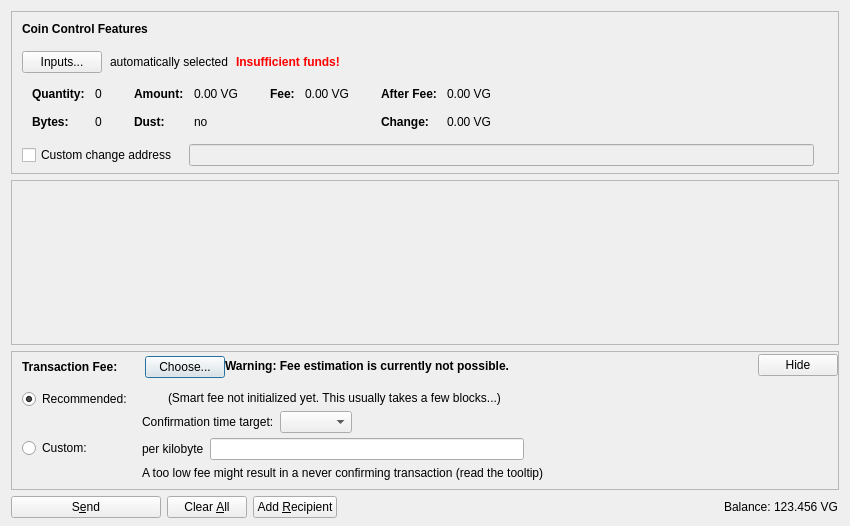
<?xml version="1.0" encoding="UTF-8"?>
<ui version="4.0">
 <class>SendCoinsDialog</class>
 <widget class="QDialog" name="SendCoinsDialog">
  <property name="geometry">
   <rect>
    <x>0</x>
    <y>0</y>
    <width>850</width>
    <height>526</height>
   </rect>
  </property>
  <property name="windowTitle">
   <string>Send Coins</string>
  </property>
  <layout class="QVBoxLayout" name="verticalLayout" stretch="0,1,0,0">
   <property name="bottomMargin">
    <number>8</number>
   </property>
   <item>
    <widget class="QFrame" name="frameCoinControl">
     <property name="sizePolicy">
      <sizepolicy hsizetype="Expanding" vsizetype="Expanding">
       <horstretch>0</horstretch>
       <verstretch>0</verstretch>
      </sizepolicy>
     </property>
     <property name="maximumSize">
      <size>
       <width>16777215</width>
       <height>16777215</height>
      </size>
     </property>
     <property name="frameShape">
      <enum>QFrame::StyledPanel</enum>
     </property>
     <property name="frameShadow">
      <enum>QFrame::Sunken</enum>
     </property>
     <layout class="QVBoxLayout" name="verticalLayoutCoinControl2">
      <property name="spacing">
       <number>0</number>
      </property>
      <property name="leftMargin">
       <number>0</number>
      </property>
      <property name="topMargin">
       <number>0</number>
      </property>
      <property name="rightMargin">
       <number>0</number>
      </property>
      <property name="bottomMargin">
       <number>6</number>
      </property>
      <item>
       <layout class="QVBoxLayout" name="verticalLayoutCoinControl" stretch="0,0,0,0,1">
        <property name="spacing">
         <number>0</number>
        </property>
        <property name="leftMargin">
         <number>10</number>
        </property>
        <property name="topMargin">
         <number>10</number>
        </property>
        <item>
         <layout class="QHBoxLayout" name="horizontalLayoutCoinControl1">
          <property name="bottomMargin">
           <number>15</number>
          </property>
          <item>
           <widget class="QLabel" name="labelCoinControlFeatures">
            <property name="sizePolicy">
             <sizepolicy hsizetype="Preferred" vsizetype="Maximum">
              <horstretch>0</horstretch>
              <verstretch>0</verstretch>
             </sizepolicy>
            </property>
            <property name="font">
             <font>
              <weight>75</weight>
              <bold>true</bold>
             </font>
            </property>
            <property name="styleSheet">
             <string notr="true">font-weight:bold;</string>
            </property>
            <property name="text">
             <string>Coin Control Features</string>
            </property>
           </widget>
          </item>
         </layout>
        </item>
        <item>
         <layout class="QHBoxLayout" name="horizontalLayoutCoinControl2" stretch="0,0,0,0">
          <property name="spacing">
           <number>8</number>
          </property>
          <property name="bottomMargin">
           <number>10</number>
          </property>
          <item>
           <widget class="QPushButton" name="pushButtonCoinControl">
            <property name="styleSheet">
             <string notr="true"/>
            </property>
            <property name="text">
             <string>Inputs...</string>
            </property>
            <property name="autoDefault">
             <bool>false</bool>
            </property>
           </widget>
          </item>
          <item>
           <widget class="QLabel" name="labelCoinControlAutomaticallySelected">
            <property name="text">
             <string>automatically selected</string>
            </property>
            <property name="margin">
             <number>5</number>
            </property>
           </widget>
          </item>
          <item>
           <widget class="QLabel" name="labelCoinControlInsuffFunds">
            <property name="font">
             <font>
              <weight>75</weight>
              <bold>true</bold>
             </font>
            </property>
            <property name="styleSheet">
             <string notr="true">color:red;font-weight:bold;</string>
            </property>
            <property name="text">
             <string>Insufficient funds!</string>
            </property>
            <property name="margin">
             <number>5</number>
            </property>
           </widget>
          </item>
          <item>
           <spacer name="horizontalSpacerCoinControl">
            <property name="orientation">
             <enum>Qt::Horizontal</enum>
            </property>
            <property name="sizeHint" stdset="0">
             <size>
              <width>40</width>
              <height>1</height>
             </size>
            </property>
           </spacer>
          </item>
         </layout>
        </item>
        <item>
         <widget class="QWidget" name="widgetCoinControl" native="true">
          <property name="sizePolicy">
           <sizepolicy hsizetype="Preferred" vsizetype="Preferred">
            <horstretch>0</horstretch>
            <verstretch>0</verstretch>
           </sizepolicy>
          </property>
          <property name="minimumSize">
           <size>
            <width>0</width>
            <height>0</height>
           </size>
          </property>
          <property name="styleSheet">
           <string notr="true"/>
          </property>
          <layout class="QHBoxLayout" name="horizontalLayoutCoinControl5">
           <property name="leftMargin">
            <number>0</number>
           </property>
           <property name="topMargin">
            <number>0</number>
           </property>
           <property name="rightMargin">
            <number>0</number>
           </property>
           <property name="bottomMargin">
            <number>0</number>
           </property>
           <item>
            <layout class="QHBoxLayout" name="horizontalLayoutCoinControl3" stretch="0,0,0,1">
             <property name="spacing">
              <number>20</number>
             </property>
             <property name="topMargin">
              <number>0</number>
             </property>
             <property name="bottomMargin">
              <number>10</number>
             </property>
             <item>
              <layout class="QFormLayout" name="formLayoutCoinControl1">
               <property name="horizontalSpacing">
                <number>10</number>
               </property>
               <property name="verticalSpacing">
                <number>14</number>
               </property>
               <property name="leftMargin">
                <number>10</number>
               </property>
               <property name="topMargin">
                <number>4</number>
               </property>
               <property name="rightMargin">
                <number>6</number>
               </property>
               <item row="0" column="0">
                <widget class="QLabel" name="labelCoinControlQuantityText">
                 <property name="font">
                  <font>
                   <weight>75</weight>
                   <bold>true</bold>
                  </font>
                 </property>
                 <property name="text">
                  <string>Quantity:</string>
                 </property>
                 <property name="margin">
                  <number>0</number>
                 </property>
                </widget>
               </item>
               <item row="0" column="1">
                <widget class="QLabel" name="labelCoinControlQuantity">
                 <property name="cursor">
                  <cursorShape>IBeamCursor</cursorShape>
                 </property>
                 <property name="contextMenuPolicy">
                  <enum>Qt::ActionsContextMenu</enum>
                 </property>
                 <property name="text">
                  <string notr="true">0</string>
                 </property>
                 <property name="margin">
                  <number>0</number>
                 </property>
                 <property name="textInteractionFlags">
                  <set>Qt::LinksAccessibleByMouse|Qt::TextSelectableByKeyboard|Qt::TextSelectableByMouse</set>
                 </property>
                </widget>
               </item>
               <item row="1" column="0">
                <widget class="QLabel" name="labelCoinControlBytesText">
                 <property name="font">
                  <font>
                   <weight>75</weight>
                   <bold>true</bold>
                  </font>
                 </property>
                 <property name="text">
                  <string>Bytes:</string>
                 </property>
                </widget>
               </item>
               <item row="1" column="1">
                <widget class="QLabel" name="labelCoinControlBytes">
                 <property name="cursor">
                  <cursorShape>IBeamCursor</cursorShape>
                 </property>
                 <property name="contextMenuPolicy">
                  <enum>Qt::ActionsContextMenu</enum>
                 </property>
                 <property name="text">
                  <string notr="true">0</string>
                 </property>
                 <property name="textInteractionFlags">
                  <set>Qt::LinksAccessibleByMouse|Qt::TextSelectableByKeyboard|Qt::TextSelectableByMouse</set>
                 </property>
                </widget>
               </item>
              </layout>
             </item>
             <item>
              <layout class="QFormLayout" name="formLayoutCoinControl2">
               <property name="horizontalSpacing">
                <number>10</number>
               </property>
               <property name="verticalSpacing">
                <number>14</number>
               </property>
               <property name="leftMargin">
                <number>6</number>
               </property>
               <property name="topMargin">
                <number>4</number>
               </property>
               <property name="rightMargin">
                <number>6</number>
               </property>
               <item row="0" column="0">
                <widget class="QLabel" name="labelCoinControlAmountText">
                 <property name="font">
                  <font>
                   <weight>75</weight>
                   <bold>true</bold>
                  </font>
                 </property>
                 <property name="text">
                  <string>Amount:</string>
                 </property>
                 <property name="margin">
                  <number>0</number>
                 </property>
                </widget>
               </item>
               <item row="0" column="1">
                <widget class="QLabel" name="labelCoinControlAmount">
                 <property name="cursor">
                  <cursorShape>IBeamCursor</cursorShape>
                 </property>
                 <property name="contextMenuPolicy">
                  <enum>Qt::ActionsContextMenu</enum>
                 </property>
                 <property name="text">
                  <string notr="true">0.00 VG</string>
                 </property>
                 <property name="textInteractionFlags">
                  <set>Qt::LinksAccessibleByMouse|Qt::TextSelectableByKeyboard|Qt::TextSelectableByMouse</set>
                 </property>
                </widget>
               </item>
               <item row="1" column="0">
                <widget class="QLabel" name="labelCoinControlLowOutputText">
                 <property name="font">
                  <font>
                   <weight>75</weight>
                   <bold>true</bold>
                  </font>
                 </property>
                 <property name="text">
                  <string>Dust:</string>
                 </property>
                </widget>
               </item>
               <item row="1" column="1">
                <widget class="QLabel" name="labelCoinControlLowOutput">
                 <property name="cursor">
                  <cursorShape>IBeamCursor</cursorShape>
                 </property>
                 <property name="contextMenuPolicy">
                  <enum>Qt::ActionsContextMenu</enum>
                 </property>
                 <property name="text">
                  <string notr="true">no</string>
                 </property>
                 <property name="textInteractionFlags">
                  <set>Qt::LinksAccessibleByMouse|Qt::TextSelectableByKeyboard|Qt::TextSelectableByMouse</set>
                 </property>
                </widget>
               </item>
              </layout>
             </item>
             <item>
              <layout class="QFormLayout" name="formLayoutCoinControl3">
               <property name="horizontalSpacing">
                <number>10</number>
               </property>
               <property name="verticalSpacing">
                <number>14</number>
               </property>
               <property name="leftMargin">
                <number>6</number>
               </property>
               <property name="topMargin">
                <number>4</number>
               </property>
               <property name="rightMargin">
                <number>6</number>
               </property>
               <item row="0" column="0">
                <widget class="QLabel" name="labelCoinControlFeeText">
                 <property name="font">
                  <font>
                   <weight>75</weight>
                   <bold>true</bold>
                  </font>
                 </property>
                 <property name="text">
                  <string>Fee:</string>
                 </property>
                 <property name="margin">
                  <number>0</number>
                 </property>
                </widget>
               </item>
               <item row="0" column="1">
                <widget class="QLabel" name="labelCoinControlFee">
                 <property name="cursor">
                  <cursorShape>IBeamCursor</cursorShape>
                 </property>
                 <property name="contextMenuPolicy">
                  <enum>Qt::ActionsContextMenu</enum>
                 </property>
                 <property name="text">
                  <string notr="true">0.00 VG</string>
                 </property>
                 <property name="textInteractionFlags">
                  <set>Qt::LinksAccessibleByMouse|Qt::TextSelectableByKeyboard|Qt::TextSelectableByMouse</set>
                 </property>
                </widget>
               </item>
              </layout>
             </item>
             <item>
              <layout class="QFormLayout" name="formLayoutCoinControl4">
               <property name="horizontalSpacing">
                <number>10</number>
               </property>
               <property name="verticalSpacing">
                <number>14</number>
               </property>
               <property name="leftMargin">
                <number>6</number>
               </property>
               <property name="topMargin">
                <number>4</number>
               </property>
               <property name="rightMargin">
                <number>6</number>
               </property>
               <item row="0" column="0">
                <widget class="QLabel" name="labelCoinControlAfterFeeText">
                 <property name="font">
                  <font>
                   <weight>75</weight>
                   <bold>true</bold>
                  </font>
                 </property>
                 <property name="text">
                  <string>After Fee:</string>
                 </property>
                 <property name="margin">
                  <number>0</number>
                 </property>
                </widget>
               </item>
               <item row="0" column="1">
                <widget class="QLabel" name="labelCoinControlAfterFee">
                 <property name="cursor">
                  <cursorShape>IBeamCursor</cursorShape>
                 </property>
                 <property name="contextMenuPolicy">
                  <enum>Qt::ActionsContextMenu</enum>
                 </property>
                 <property name="text">
                  <string notr="true">0.00 VG</string>
                 </property>
                 <property name="textInteractionFlags">
                  <set>Qt::LinksAccessibleByMouse|Qt::TextSelectableByKeyboard|Qt::TextSelectableByMouse</set>
                 </property>
                </widget>
               </item>
               <item row="1" column="0">
                <widget class="QLabel" name="labelCoinControlChangeText">
                 <property name="font">
                  <font>
                   <weight>75</weight>
                   <bold>true</bold>
                  </font>
                 </property>
                 <property name="text">
                  <string>Change:</string>
                 </property>
                </widget>
               </item>
               <item row="1" column="1">
                <widget class="QLabel" name="labelCoinControlChange">
                 <property name="cursor">
                  <cursorShape>IBeamCursor</cursorShape>
                 </property>
                 <property name="contextMenuPolicy">
                  <enum>Qt::ActionsContextMenu</enum>
                 </property>
                 <property name="text">
                  <string notr="true">0.00 VG</string>
                 </property>
                 <property name="textInteractionFlags">
                  <set>Qt::LinksAccessibleByMouse|Qt::TextSelectableByKeyboard|Qt::TextSelectableByMouse</set>
                 </property>
                </widget>
               </item>
              </layout>
             </item>
            </layout>
           </item>
          </layout>
         </widget>
        </item>
        <item>
         <layout class="QHBoxLayout" name="horizontalLayoutCoinControl4" stretch="0,0,0">
          <property name="spacing">
           <number>12</number>
          </property>
          <property name="sizeConstraint">
           <enum>QLayout::SetDefaultConstraint</enum>
          </property>
          <property name="topMargin">
           <number>5</number>
          </property>
          <property name="rightMargin">
           <number>5</number>
          </property>
          <item>
           <widget class="QCheckBox" name="checkBoxCoinControlChange">
            <property name="toolTip">
             <string>If this is activated, but the change address is empty or invalid, change will be sent to a newly generated address.</string>
            </property>
            <property name="text">
             <string>Custom change address</string>
            </property>
           </widget>
          </item>
          <item>
           <widget class="QValidatedLineEdit" name="lineEditCoinControlChange">
            <property name="enabled">
             <bool>false</bool>
            </property>
            <property name="sizePolicy">
             <sizepolicy hsizetype="Expanding" vsizetype="Fixed">
              <horstretch>0</horstretch>
              <verstretch>0</verstretch>
             </sizepolicy>
            </property>
           </widget>
          </item>
          <item>
           <widget class="QLabel" name="labelCoinControlChangeLabel">
            <property name="sizePolicy">
             <sizepolicy hsizetype="Preferred" vsizetype="Expanding">
              <horstretch>0</horstretch>
              <verstretch>0</verstretch>
             </sizepolicy>
            </property>
            <property name="minimumSize">
             <size>
              <width>0</width>
              <height>0</height>
             </size>
            </property>
            <property name="text">
             <string/>
            </property>
            <property name="margin">
             <number>3</number>
            </property>
           </widget>
          </item>
         </layout>
        </item>
        <item>
         <spacer name="verticalSpacerCoinControl">
          <property name="orientation">
           <enum>Qt::Vertical</enum>
          </property>
          <property name="sizeHint" stdset="0">
           <size>
            <width>800</width>
            <height>1</height>
           </size>
          </property>
         </spacer>
        </item>
       </layout>
      </item>
     </layout>
    </widget>
   </item>
   <item>
    <widget class="QScrollArea" name="scrollArea">
     <property name="widgetResizable">
      <bool>true</bool>
     </property>
     <widget class="QWidget" name="scrollAreaWidgetContents">
      <property name="geometry">
       <rect>
        <x>0</x>
        <y>0</y>
        <width>830</width>
        <height>104</height>
       </rect>
      </property>
      <layout class="QVBoxLayout" name="verticalLayout_2" stretch="0,1">
       <property name="leftMargin">
        <number>0</number>
       </property>
       <property name="topMargin">
        <number>0</number>
       </property>
       <property name="rightMargin">
        <number>0</number>
       </property>
       <property name="bottomMargin">
        <number>0</number>
       </property>
       <item>
        <layout class="QVBoxLayout" name="entries">
         <property name="spacing">
          <number>6</number>
         </property>
        </layout>
       </item>
       <item>
        <spacer name="verticalSpacer">
         <property name="orientation">
          <enum>Qt::Vertical</enum>
         </property>
         <property name="sizeHint" stdset="0">
          <size>
           <width>20</width>
           <height>40</height>
          </size>
         </property>
        </spacer>
       </item>
      </layout>
     </widget>
    </widget>
   </item>
   <item>
    <widget class="QFrame" name="frameFee">
     <property name="sizePolicy">
      <sizepolicy hsizetype="Expanding" vsizetype="Expanding">
       <horstretch>0</horstretch>
       <verstretch>0</verstretch>
      </sizepolicy>
     </property>
     <property name="maximumSize">
      <size>
       <width>16777215</width>
       <height>16777215</height>
      </size>
     </property>
     <property name="frameShape">
      <enum>QFrame::StyledPanel</enum>
     </property>
     <property name="frameShadow">
      <enum>QFrame::Sunken</enum>
     </property>
     <layout class="QVBoxLayout" name="verticalLayoutFee1">
      <property name="spacing">
       <number>0</number>
      </property>
      <property name="leftMargin">
       <number>0</number>
      </property>
      <property name="topMargin">
       <number>0</number>
      </property>
      <property name="rightMargin">
       <number>0</number>
      </property>
      <property name="bottomMargin">
       <number>0</number>
      </property>
      <item>
       <layout class="QVBoxLayout" name="verticalLayoutFee2" stretch="0,0,0">
        <property name="spacing">
         <number>0</number>
        </property>
        <property name="leftMargin">
         <number>10</number>
        </property>
        <property name="topMargin">
         <number>0</number>
        </property>
        <item>
         <layout class="QHBoxLayout" name="horizontalLayoutFee1">
          <property name="bottomMargin">
           <number>0</number>
          </property>
          <item>
           <layout class="QVBoxLayout" name="verticalLayoutFee7">
            <property name="spacing">
             <number>0</number>
            </property>
            <item>
             <spacer name="verticalSpacerSmartFee">
              <property name="orientation">
               <enum>Qt::Vertical</enum>
              </property>
              <property name="sizeType">
               <enum>QSizePolicy::Fixed</enum>
              </property>
              <property name="sizeHint" stdset="0">
               <size>
                <width>1</width>
                <height>4</height>
               </size>
              </property>
             </spacer>
            </item>
            <item>
             <layout class="QHBoxLayout" name="horizontalLayoutSmartFee">
              <property name="spacing">
               <number>10</number>
              </property>
              <item>
               <widget class="QLabel" name="labelFeeHeadline">
                <property name="sizePolicy">
                 <sizepolicy hsizetype="Preferred" vsizetype="Maximum">
                  <horstretch>0</horstretch>
                  <verstretch>0</verstretch>
                 </sizepolicy>
                </property>
                <property name="font">
                 <font>
                  <weight>75</weight>
                  <bold>true</bold>
                 </font>
                </property>
                <property name="styleSheet">
                 <string notr="true">font-weight:bold;</string>
                </property>
                <property name="text">
                 <string>Transaction Fee:</string>
                </property>
               </widget>
              </item>
              <item>
               <widget class="QLabel" name="labelFeeMinimized">
                <property name="text">
                 <string/>
                </property>
               </widget>
              </item>
              <item>
               <widget class="QPushButton" name="buttonChooseFee">
                <property name="text">
                 <string>Choose...</string>
                </property>
               </widget>
              </item>
             </layout>
            </item>
            <item>
             <spacer name="verticalSpacer_5">
              <property name="orientation">
               <enum>Qt::Vertical</enum>
              </property>
              <property name="sizeHint" stdset="0">
               <size>
                <width>1</width>
                <height>1</height>
               </size>
              </property>
             </spacer>
            </item>
           </layout>
          </item>
          <item>
           <widget class="QLabel" name="fallbackFeeWarningLabel">
            <property name="toolTip">
             <string>Using the fallbackfee can result in sending a transaction that will take several hours or days (or never) to confirm. Consider choosing your fee manually or wait until you have validated the complete chain.</string>
            </property>
            <property name="font">
            <font>
                <weight>75</weight>
                <bold>true</bold>
            </font>
            </property>
            <property name="text">
             <string>Warning: Fee estimation is currently not possible.</string>
            </property>
            <property name="wordWrap">
             <bool>false</bool>
            </property>
           </widget>
          </item>
          <item>
           <spacer name="horizontalSpacer_4">
            <property name="orientation">
             <enum>Qt::Horizontal</enum>
            </property>
            <property name="sizeType">
             <enum>QSizePolicy::MinimumExpanding</enum>
            </property>
            <property name="sizeHint" stdset="0">
             <size>
              <width>40</width>
              <height>20</height>
             </size>
            </property>
           </spacer>
          </item>
          <item>
           <widget class="QPushButton" name="buttonMinimizeFee">
            <property name="toolTip">
             <string>collapse fee-settings</string>
            </property>
            <property name="text">
             <string>Hide</string>
            </property>
           </widget>
          </item>
         </layout>
        </item>
        <item>
         <widget class="QFrame" name="frameFeeSelection">
          <layout class="QVBoxLayout" name="verticalLayoutFee12">
           <property name="spacing">
            <number>0</number>
           </property>
           <property name="leftMargin">
            <number>0</number>
           </property>
           <property name="topMargin">
            <number>0</number>
           </property>
           <property name="rightMargin">
            <number>0</number>
           </property>
           <property name="bottomMargin">
            <number>0</number>
           </property>
           <item>
            <layout class="QGridLayout" name="gridLayoutFee">
             <property name="topMargin">
              <number>10</number>
             </property>
             <property name="bottomMargin">
              <number>4</number>
             </property>
             <property name="horizontalSpacing">
              <number>10</number>
             </property>
             <property name="verticalSpacing">
              <number>4</number>
             </property>
             <item row="1" column="1">
              <layout class="QVBoxLayout" name="verticalLayoutFee8">
               <property name="spacing">
                <number>6</number>
               </property>
               <item>
                <layout class="QHBoxLayout" name="horizontalLayoutFee13">
                 <item>
                  <widget class="QLabel" name="labelCustomPerKilobyte">
                   <property name="toolTip">
                    <string>Specify a custom fee per kB (1,000 bytes) of the transaction's virtual size.

Note:  Since the fee is calculated on a per-byte basis, a fee of "100 satoshis per kB" for a transaction size of 500 bytes (half of 1 kB) would ultimately yield a fee of only 50 satoshis.</string>
                   </property>
                   <property name="text">
                    <string>per kilobyte</string>
                   </property>
                  </widget>
                 </item>
                 <item>
                  <widget class="BitcoinAmountField" name="customFee"/>
                 </item>
                 <item>
                  <spacer name="horizontalSpacer_6">
                   <property name="orientation">
                    <enum>Qt::Horizontal</enum>
                   </property>
                   <property name="sizeHint" stdset="0">
                    <size>
                     <width>1</width>
                     <height>1</height>
                    </size>
                   </property>
                  </spacer>
                 </item>
                </layout>
               </item>
               <item>
                <layout class="QHBoxLayout" name="horizontalLayoutFee8">
                 <item>
                  <widget class="QLabel" name="labelCustomFeeWarning">
                   <property name="enabled">
                    <bool>true</bool>
                   </property>
                   <property name="toolTip">
                    <string>When there is less transaction volume than space in the blocks, miners as well as relaying nodes may enforce a minimum fee. Paying only this minimum fee is just fine, but be aware that this can result in a never confirming transaction once there is more demand for vegancoin transactions than the network can process.</string>
                   </property>
                   <property name="text">
                    <string>A too low fee might result in a never confirming transaction (read the tooltip)</string>
                   </property>
                  </widget>
                 </item>
                 <item>
                  <spacer name="horizontalSpacer_2">
                   <property name="orientation">
                    <enum>Qt::Horizontal</enum>
                   </property>
                   <property name="sizeHint" stdset="0">
                    <size>
                     <width>1</width>
                     <height>1</height>
                    </size>
                   </property>
                  </spacer>
                 </item>
                </layout>
               </item>
              </layout>
             </item>
             <item row="0" column="0">
              <layout class="QVBoxLayout" name="verticalLayoutFee4" stretch="0,1">
               <item>
                <widget class="QRadioButton" name="radioSmartFee">
                 <property name="text">
                  <string>Recommended:</string>
                 </property>
                 <property name="checked">
                  <bool>true</bool>
                 </property>
                 <attribute name="buttonGroup">
                  <string notr="true">groupFee</string>
                 </attribute>
                </widget>
               </item>
               <item>
                <spacer name="verticalSpacer_2">
                 <property name="orientation">
                  <enum>Qt::Vertical</enum>
                 </property>
                 <property name="sizeHint" stdset="0">
                  <size>
                   <width>1</width>
                   <height>1</height>
                  </size>
                 </property>
                </spacer>
               </item>
              </layout>
             </item>
             <item row="1" column="0">
              <layout class="QVBoxLayout" name="verticalLayoutFee9" stretch="0,1">
               <item>
                <widget class="QRadioButton" name="radioCustomFee">
                 <property name="text">
                  <string>Custom:</string>
                 </property>
                 <attribute name="buttonGroup">
                  <string notr="true">groupFee</string>
                 </attribute>
                </widget>
               </item>
               <item>
                <spacer name="verticalSpacer_6">
                 <property name="orientation">
                  <enum>Qt::Vertical</enum>
                 </property>
                 <property name="sizeHint" stdset="0">
                  <size>
                   <width>1</width>
                   <height>1</height>
                  </size>
                 </property>
                </spacer>
               </item>
              </layout>
             </item>
             <item row="0" column="1">
              <layout class="QVBoxLayout" name="verticalLayoutFee3" stretch="0,0,1">
               <property name="spacing">
                <number>6</number>
               </property>
               <property name="topMargin">
                <number>2</number>
               </property>
               <item>
                <layout class="QHBoxLayout" name="horizontalLayoutFee12">
                 <item>
                  <widget class="QLabel" name="labelSmartFee">
                   <property name="text">
                    <string/>
                   </property>
                  </widget>
                 </item>
                 <item>
                  <widget class="QLabel" name="labelFeeEstimation">
                   <property name="text">
                    <string/>
                   </property>
                  </widget>
                 </item>
                 <item>
                  <widget class="QLabel" name="labelSmartFee2">
                   <property name="text">
                    <string>(Smart fee not initialized yet. This usually takes a few blocks...)</string>
                   </property>
                  </widget>
                 </item>
                 <item>
                  <spacer name="horizontalSpacer_5">
                   <property name="orientation">
                    <enum>Qt::Horizontal</enum>
                   </property>
                   <property name="sizeHint" stdset="0">
                    <size>
                     <width>1</width>
                     <height>1</height>
                    </size>
                   </property>
                  </spacer>
                 </item>
                </layout>
               </item>
               <item>
                <layout class="QHBoxLayout" name="horizontalLayoutFee9">
                 <item>
                  <layout class="QVBoxLayout" name="verticalLayoutFee6">
                   <item>
                    <widget class="QLabel" name="labelSmartFee3">
                     <property name="text">
                      <string>Confirmation time target:</string>
                     </property>
                    </widget>
                   </item>
                  </layout>
                 </item>
                 <item>
                  <layout class="QVBoxLayout" name="verticalLayoutFee5">
                   <property name="rightMargin">
                    <number>30</number>
                   </property>
                   <item>
                    <layout class="QHBoxLayout" name="horizontalLayoutConfTarget">
                     <property name="bottomMargin">
                      <number>0</number>
                     </property>
                     <item>
                      <widget class="QComboBox" name="confTargetSelector"/>
                     </item>
                     <item>
                      <spacer name="horizontalSpacerConfTarget">
                       <property name="orientation">
                        <enum>Qt::Horizontal</enum>
                       </property>
                       <property name="sizeHint" stdset="0">
                        <size>
                         <width>40</width>
                         <height>20</height>
                        </size>
                       </property>
                      </spacer>
                     </item>
                    </layout>
                   </item>
                  </layout>
                 </item>
                </layout>
               </item>
               <item>
                <spacer name="verticalSpacer_4">
                 <property name="orientation">
                  <enum>Qt::Vertical</enum>
                 </property>
                 <property name="sizeHint" stdset="0">
                  <size>
                   <width>1</width>
                   <height>1</height>
                  </size>
                 </property>
                </spacer>
               </item>
              </layout>
             </item>
            </layout>
           </item>
          </layout>
         </widget>
        </item>
        <item>
         <spacer name="verticalSpacerFee">
          <property name="orientation">
           <enum>Qt::Vertical</enum>
          </property>
          <property name="sizeHint" stdset="0">
           <size>
            <width>40</width>
            <height>5</height>
           </size>
          </property>
         </spacer>
        </item>
       </layout>
      </item>
     </layout>
    </widget>
   </item>
   <item>
    <layout class="QHBoxLayout" name="horizontalLayout">
     <item>
      <widget class="QPushButton" name="sendButton">
       <property name="minimumSize">
        <size>
         <width>150</width>
         <height>0</height>
        </size>
       </property>
       <property name="toolTip">
        <string>Confirm the send action</string>
       </property>
       <property name="text">
        <string>S&amp;end</string>
       </property>
       <property name="icon">
        <iconset resource="../bitcoin.qrc">
         <normaloff>:/icons/send</normaloff>:/icons/send</iconset>
       </property>
       <property name="autoDefault">
        <bool>false</bool>
       </property>
       <property name="default">
        <bool>false</bool>
       </property>
      </widget>
     </item>
     <item>
      <widget class="QPushButton" name="clearButton">
       <property name="sizePolicy">
        <sizepolicy hsizetype="Minimum" vsizetype="Fixed">
         <horstretch>0</horstretch>
         <verstretch>0</verstretch>
        </sizepolicy>
       </property>
       <property name="toolTip">
        <string>Clear all fields of the form.</string>
       </property>
       <property name="text">
        <string>Clear &amp;All</string>
       </property>
       <property name="icon">
        <iconset resource="../bitcoin.qrc">
         <normaloff>:/icons/remove</normaloff>:/icons/remove</iconset>
       </property>
       <property name="autoDefault">
        <bool>false</bool>
       </property>
      </widget>
     </item>
     <item>
      <widget class="QPushButton" name="addButton">
       <property name="toolTip">
        <string>Send to multiple recipients at once</string>
       </property>
       <property name="text">
        <string>Add &amp;Recipient</string>
       </property>
       <property name="icon">
        <iconset resource="../bitcoin.qrc">
         <normaloff>:/icons/add</normaloff>:/icons/add</iconset>
       </property>
       <property name="autoDefault">
        <bool>false</bool>
       </property>
      </widget>
     </item>
     <item>
      <spacer name="horizontalSpacer">
       <property name="orientation">
        <enum>Qt::Horizontal</enum>
       </property>
       <property name="sizeHint" stdset="0">
        <size>
         <width>40</width>
         <height>20</height>
        </size>
       </property>
      </spacer>
     </item>
     <item>
      <layout class="QHBoxLayout" name="horizontalLayout_2">
       <property name="spacing">
        <number>3</number>
       </property>
       <item>
        <widget class="QLabel" name="label">
         <property name="sizePolicy">
          <sizepolicy hsizetype="Preferred" vsizetype="Fixed">
           <horstretch>0</horstretch>
           <verstretch>0</verstretch>
          </sizepolicy>
         </property>
         <property name="text">
          <string>Balance:</string>
         </property>
        </widget>
       </item>
       <item>
        <widget class="QLabel" name="labelBalance">
         <property name="sizePolicy">
          <sizepolicy hsizetype="Preferred" vsizetype="Fixed">
           <horstretch>0</horstretch>
           <verstretch>0</verstretch>
          </sizepolicy>
         </property>
         <property name="cursor">
          <cursorShape>IBeamCursor</cursorShape>
         </property>
         <property name="text">
          <string notr="true">123.456 VG</string>
         </property>
         <property name="textInteractionFlags">
          <set>Qt::LinksAccessibleByMouse|Qt::TextSelectableByKeyboard|Qt::TextSelectableByMouse</set>
         </property>
        </widget>
       </item>
      </layout>
     </item>
    </layout>
   </item>
  </layout>
 </widget>
 <customwidgets>
  <customwidget>
   <class>QValidatedLineEdit</class>
   <extends>QLineEdit</extends>
   <header>qt/qvalidatedlineedit.h</header>
  </customwidget>
  <customwidget>
   <class>BitcoinAmountField</class>
   <extends>QLineEdit</extends>
   <header>qt/bitcoinamountfield.h</header>
   <container>1</container>
  </customwidget>
 </customwidgets>
 <resources>
  <include location="../bitcoin.qrc"/>
 </resources>
 <connections/>
 <buttongroups>
  <buttongroup name="groupFee"/>
 </buttongroups>
</ui>
